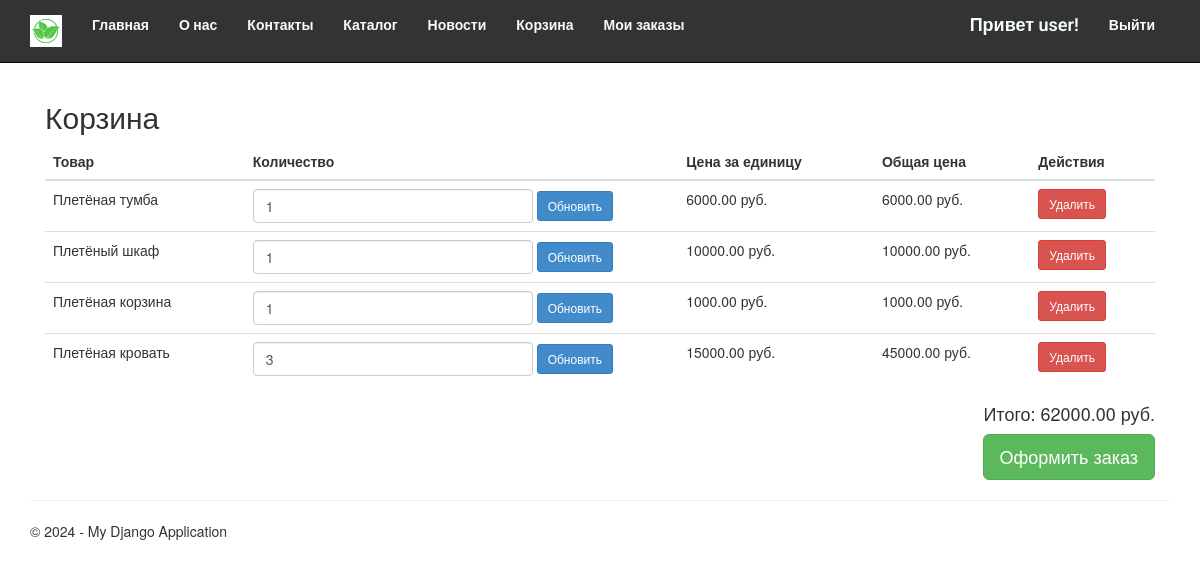
The app's page /cart/ (signed in) with its own data.
### app/models.py (models this page shows, shortened)
class CartItem(models.Model):
    user = models.ForeignKey(User, on_delete=models.CASCADE, verbose_name="Пользователь")
    product = models.ForeignKey(Product, on_delete=models.CASCADE, verbose_name="Товар")
    quantity = models.PositiveIntegerField(default=1, verbose_name="Количество")
    class Meta:
        verbose_name = "Товар в корзине"
        verbose_name_plural = "Товары в корзине"

class Product(models.Model):
    name = models.CharField(max_length=100, verbose_name="Название товара")
    description = models.TextField(verbose_name="Описание товара")
    price = models.DecimalField(max_digits=10, decimal_places=2, verbose_name="Цена")
    image = models.FileField(default = 'temp.jmp', verbose_name = "Путь к картинке")
    category_id = models.ForeignKey(Category, on_delete=models.CASCADE, verbose_name="Категория")
    class Meta:
        verbose_name = "Товар"
        verbose_name_plural = "Товары"

### app/views.py (the view, shortened to what this page needs)
# urls.py: path('cart/', views.cart, name='cart'),
def cart(request):
    if request.user.is_authenticated:
        cart_items = CartItem.objects.filter(user=request.user)
    else:
        cart_items = []
    total_price = sum(item.product.price * item.quantity for item in cart_items)
    return render(
        request,
        'app/cart.html',
        {
            'cart_items': cart_items,
            'total_price': total_price,
            'year': datetime.now().year,
        }
    )

### app/templates/app/cart.html (shortened to what this page needs)
{% extends "app/layout.html" %}
{% load mathfilters %}
{% block content %}
<div class="container mt-5">
    <h2>Корзина</h2>
    <table class="table">
        <thead>
            <tr>
                <th>Товар</th>
                <th>Количество</th>
                <th>Цена за единицу</th>
                <th>Общая цена</th>
                <th>Действия</th>
            </tr>
        </thead>
        <tbody>
            {% for item in cart_items %}
            <tr>
                <td>{{ item.product.name }}</td>
                <td>
                    <form action="{% url 'update_cart' item.id %}" method="post" class="form-inline">
                        <input type="number" name="quantity" value="{{ item.quantity }}" min="1" class="form-control mr-2">
                        <button type="submit" class="btn btn-sm btn-primary">Обновить</button>
                    </form>
                </td>
                <td>{{ item.product.price }} руб.</td>
                <td>{{ item.product.price|mul:item.quantity }} руб.</td>
                <td>
                    <a href="{% url 'remove_from_cart' item.id %}" class="btn btn-sm btn-danger">Удалить</a>
                </td>
            </tr>
            {% endfor %}
        </tbody>
    </table>
    <div class="text-right">
        <h4>Итого: {{ total_price }} руб.</h4>
        <form method="post" action="{% url 'cart' %}">
            <button type="submit" class="btn btn-success btn-lg">Оформить заказ</button>
        </form>
    </div>
</div>
{% endblock %}

### app/templates/app/loginpartial.html (shortened to what this page needs)
﻿{% if user.is_authenticated %}
<form id="logoutForm" action="/logout/" method="post" class="navbar-right">
    <ul class="nav navbar-nav navbar-right">
        <li><span class="navbar-brand">Привет {{ user.username }}!</span></li>
        <li><a href="javascript:document.getElementById('logoutForm').submit()">Выйти</a></li>
    </ul>
</form>
{% else %}
<ul class="nav navbar-nav navbar-right">
    <li><a href="{% url 'login' %}">Вход</a></li>
</ul>
{% endif %}

### app/static/app/content/site.css (style rules this page uses)
body { padding-top: 80px; padding-bottom: 20px; }
input, select, textarea { max-width: 280px; }
.navbar-inverse .navbar-brand, .navbar-inverse .navbar-nav > li > a { font-family: 'Roboto', sans-serif; font-weight: 550; color: #f5fcfc; }

### records on screen
CartItem: product.name "Плетёная тумба", quantity "1", product.price "6000.00", product.price|mul "6000.00"
CartItem: product.name "Плетёный шкаф", quantity "1", product.price "10000.00", product.price|mul "10000.00"
CartItem: product.name "Плетёная корзина", quantity "1", product.price "1000.00", product.price|mul "1000.00"
CartItem: product.name "Плетёная кровать", quantity "3", product.price "15000.00", product.price|mul "45000.00"

### other values on screen
{{ user.username }} "user"
{{ total_price }} "62000.00"
